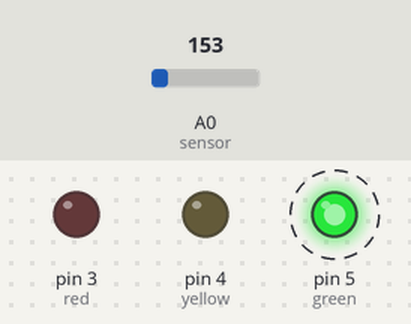
The sketch below on a simulated Arduino Uno, built with avr-gcc and run on an emulated ATmega328P. Parts: output pins drawn as LEDs (lit = HIGH). Dashed ring = blinking. The test bench sets the inputs (shaded band); at power-on: A0 (sensor) = 153. What the sketch prints to the serial monitor is not drawn.

Above: at 1.8 s.
1.9 s: A0 (sensor) set to 114
3.4 s: A0 (sensor) set to 133
Timing chart, 0 to 13.5 s (numbered marks = the images above; inputs shaded):
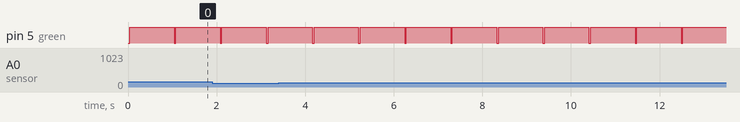

Measured:
- by itself, pin 5 (green): alternates HIGH for 1.0 s and LOW for 0.04 s

The sketch:

11_lm35_temp_indicate.ino
```cpp
char degree = 176;  // ASCII value for degree symbol

void setup() {
  pinMode(A0, INPUT);
  pinMode(3, OUTPUT);  // red
  pinMode(4, OUTPUT);  // yellow
  pinMode(5, OUTPUT);  // green

  Serial.begin(9600);  // Start serial communication
}

void loop() {
  int temp = analogRead(A0);  // Read from TMP36 sensor
  float voltage = (temp * 5.0) / 1024;
  float milivolt = voltage * 1000;
  float tempcel = (milivolt - 500) / 10;  // TMP36 conversion
  float tempfar = ((tempcel * 9) / 5) + 32;

  // Turn off all LEDs
  digitalWrite(3, LOW);
  digitalWrite(4, LOW);
  digitalWrite(5, LOW);

  // Print data to Serial Monitor
  Serial.print("10-bit value (0-1023): ");
  Serial.println(temp);

  Serial.print("Voltage: ");
  Serial.print(voltage);
  Serial.println(" V");

  Serial.print("Millivolt: ");
  Serial.print(milivolt);
  Serial.println(" mV");

  Serial.print("Celsius: ");
  Serial.print(tempcel);
  Serial.print(degree);
  Serial.println("C");

  Serial.print("Fahrenheit: ");
  Serial.println(tempfar);

  // LED logic based on temperature
  if (tempcel >= 100) {
    digitalWrite(3, HIGH);  // red
  }
  else if (tempcel >= 75 && tempcel < 100) {
    digitalWrite(4, HIGH);  // yellow
  }
  else {
    digitalWrite(5, HIGH);  // green
  }

  delay(1000);  // Wait 1 second before next reading
}
```
